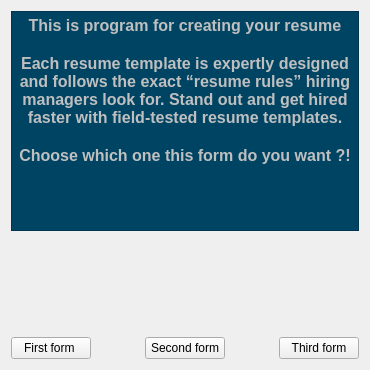
            <widget class="QWidget" name="page_11">
             <layout class="QVBoxLayout" name="verticalLayout_33">
              <item>
               <layout class="QVBoxLayout" name="verticalLayout_31">
                <item>
                 <widget class="QTextEdit" name="Subtitle">
                  <property name="sizePolicy">
                   <sizepolicy hsizetype="MinimumExpanding" vsizetype="Maximum">
                    <horstretch>0</horstretch>
                    <verstretch>0</verstretch>
                   </sizepolicy>
                  </property>
                  <property name="minimumSize">
                   <size>
                    <width>300</width>
                    <height>220</height>
                   </size>
                  </property>
                  <property name="styleSheet">
                   <string notr="true">background-color: rgb(0, 68, 100);
font: 75 8pt &quot;MS Shell Dlg 2&quot;;</string>
                  </property>
                  <property name="html">
                   <string>&lt;!DOCTYPE HTML PUBLIC &quot;-//W3C//DTD HTML 4.0//EN&quot; &quot;http://www.w3.org/TR/REC-html40/strict.dtd&quot;&gt;
&lt;html&gt;&lt;head&gt;&lt;meta name=&quot;qrichtext&quot; content=&quot;1&quot; /&gt;&lt;style type=&quot;text/css&quot;&gt;
p, li { white-space: pre-wrap; }
&lt;/style&gt;&lt;/head&gt;&lt;body style=&quot; font-family:'MS Shell Dlg 2'; font-size:8pt; font-weight:72; font-style:normal;&quot;&gt;
&lt;p align=&quot;center&quot; style=&quot; margin-top:0px; margin-bottom:0px; margin-left:0px; margin-right:0px; -qt-block-indent:0; text-indent:0px;&quot;&gt;&lt;span style=&quot; font-size:12pt; font-weight:600; color:#bfbfbf; background-color:#004464;&quot;&gt;This is program for creating your resume&lt;/span&gt;&lt;/p&gt;
&lt;p align=&quot;center&quot; style=&quot;-qt-paragraph-type:empty; margin-top:0px; margin-bottom:0px; margin-left:0px; margin-right:0px; -qt-block-indent:0; text-indent:0px; font-family:'TT Commons,system-ui,-apple-system,Segoe UI,Roboto,Ubuntu,Cantarell,Noto Sans,sans-serif'; font-size:12pt; font-weight:600; color:#bfbfbf; background-color:#004464;&quot;&gt;&lt;br /&gt;&lt;/p&gt;
&lt;p align=&quot;center&quot; style=&quot; margin-top:0px; margin-bottom:0px; margin-left:0px; margin-right:0px; -qt-block-indent:0; text-indent:0px; background-color:#004464;&quot;&gt;&lt;span style=&quot; font-family:'TT Commons,system-ui,-apple-system,Segoe UI,Roboto,Ubuntu,Cantarell,Noto Sans,sans-serif'; font-size:12pt; font-weight:600; color:#bfbfbf; background-color:#004464;&quot;&gt;Each resume template is expertly designed and follows the exact “resume rules” hiring managers look for. Stand out and get hired faster with field-tested resume templates.&lt;/span&gt;&lt;/p&gt;
&lt;p align=&quot;center&quot; style=&quot;-qt-paragraph-type:empty; margin-top:0px; margin-bottom:0px; margin-left:0px; margin-right:0px; -qt-block-indent:0; text-indent:0px; font-family:'TT Commons,system-ui,-apple-system,Segoe UI,Roboto,Ubuntu,Cantarell,Noto Sans,sans-serif'; font-size:12pt; font-weight:600; color:#bfbfbf; background-color:#004464;&quot;&gt;&lt;br /&gt;&lt;/p&gt;
&lt;p align=&quot;center&quot; style=&quot; margin-top:0px; margin-bottom:0px; margin-left:0px; margin-right:0px; -qt-block-indent:0; text-indent:0px; background-color:#004464;&quot;&gt;&lt;span style=&quot; font-family:'TT Commons,system-ui,-apple-system,Segoe UI,Roboto,Ubuntu,Cantarell,Noto Sans,sans-serif'; font-size:12pt; font-weight:600; color:#bfbfbf; background-color:#004464;&quot;&gt;Choose which one this form do you want ?!&lt;/span&gt;&lt;/p&gt;&lt;/body&gt;&lt;/html&gt;</string>
                  </property>
                 </widget>
                </item>
                <item>
                 <layout class="QHBoxLayout" name="horizontalLayout_4">
                  <item>
                   <layout class="QVBoxLayout" name="verticalLayout_28">
                    <item>
                     <spacer name="verticalSpacer_4">
                      <property name="orientation">
                       <enum>Qt::Vertical</enum>
                      </property>
                      <property name="sizeHint" stdset="0">
                       <size>
                        <width>20</width>
                        <height>40</height>
                       </size>
                      </property>
                     </spacer>
                    </item>
                    <item>
                     <widget class="QLabel" name="label_3">
                      <property name="sizePolicy">
                       <sizepolicy hsizetype="Preferred" vsizetype="Preferred">
                        <horstretch>50</horstretch>
                        <verstretch>0</verstretch>
                       </sizepolicy>
                      </property>
                      <property name="text">
                       <string/>
                      </property>
                      <property name="pixmap">
                       <pixmap resource="f1.qrc">:/newPrefix/Pic/1_p.jpg</pixmap>
                      </property>
                      <property name="scaledContents">
                       <bool>true</bool>
                      </property>
                     </widget>
                    </item>
                    <item>
                     <spacer name="verticalSpacer">
                      <property name="orientation">
                       <enum>Qt::Vertical</enum>
                      </property>
                      <property name="sizeHint" stdset="0">
                       <size>
                        <width>20</width>
                        <height>40</height>
                       </size>
                      </property>
                     </spacer>
                    </item>
                    <item>
                     <widget class="QPushButton" name="First_form_b">
                      <property name="styleSheet">
                       <string notr="true">QPushButton {
	color: rgb(0, 0, 0);
	background-color: rgb(191, 191 191);
}
QPushButton:hover {
	color: rgb(255, 255, 255);
	background-color: rgb(0, 68, 100);
}</string>
                      </property>
                      <property name="text">
                       <string>First form </string>
                      </property>
                     </widget>
                    </item>
                   </layout>
                  </item>
                  <item>
                   <spacer name="horizontalSpacer">
                    <property name="orientation">
                     <enum>Qt::Horizontal</enum>
                    </property>
                    <property name="sizeHint" stdset="0">
                     <size>
                      <width>48</width>
                      <height>20</height>
                     </size>
                    </property>
                   </spacer>
                  </item>
                  <item>
                   <layout class="QVBoxLayout" name="verticalLayout_29">
                    <item>
                     <spacer name="verticalSpacer_14">
                      <property name="orientation">
                       <enum>Qt::Vertical</enum>
                      </property>
                      <property name="sizeHint" stdset="0">
                       <size>
                        <width>20</width>
                        <height>40</height>
                       </size>
                      </property>
                     </spacer>
                    </item>
                    <item>
                     <widget class="QLabel" name="label_4">
                      <property name="text">
                       <string/>
                      </property>
                      <property name="pixmap">
                       <pixmap resource="f1.qrc">:/newPrefix/Pic/2_p.jpg</pixmap>
                      </property>
                      <property name="scaledContents">
                       <bool>true</bool>
                      </property>
                     </widget>
                    </item>
                    <item>
                     <spacer name="verticalSpacer_3">
                      <property name="orientation">
                       <enum>Qt::Vertical</enum>
                      </property>
                      <property name="sizeHint" stdset="0">
                       <size>
                        <width>20</width>
                        <height>40</height>
                       </size>
                      </property>
                     </spacer>
                    </item>
                    <item>
                     <widget class="QPushButton" name="Second_form_b">
                      <property name="styleSheet">
                       <string notr="true">QPushButton {
	color: rgb(0, 0, 0);
	background-color: rgb(191, 191 191);
}
QPushButton:hover {
	color: rgb(255, 255, 255);
	background-color: rgb(0, 68, 100);
}</string>
                      </property>
                      <property name="text">
                       <string>Second form</string>
                      </property>
                     </widget>
                    </item>
                   </layout>
                  </item>
                  <item>
                   <spacer name="horizontalSpacer_2">
                    <property name="orientation">
                     <enum>Qt::Horizontal</enum>
                    </property>
                    <property name="sizeHint" stdset="0">
                     <size>
                      <width>48</width>
                      <height>20</height>
                     </size>
                    </property>
                   </spacer>
                  </item>
                  <item>
                   <layout class="QVBoxLayout" name="verticalLayout_30">
                    <item>
                     <spacer name="verticalSpacer_15">
                      <property name="orientation">
                       <enum>Qt::Vertical</enum>
                      </property>
                      <property name="sizeHint" stdset="0">
                       <size>
                        <width>20</width>
                        <height>40</height>
                       </size>
                      </property>
                     </spacer>
                    </item>
                    <item>
                     <widget class="QLabel" name="label_13">
                      <property name="text">
                       <string/>
                      </property>
                      <property name="pixmap">
                       <pixmap resource="f1.qrc">:/newPrefix/Pic/3_p.jpg</pixmap>
                      </property>
                      <property name="scaledContents">
                       <bool>true</bool>
                      </property>
                     </widget>
                    </item>
                    <item>
                     <spacer name="verticalSpacer_16">
                      <property name="orientation">
                       <enum>Qt::Vertical</enum>
                      </property>
                      <property name="sizeHint" stdset="0">
                       <size>
                        <width>20</width>
                        <height>40</height>
                       </size>
                      </property>
                     </spacer>
                    </item>
                    <item>
                     <widget class="QPushButton" name="Third_form_b">
                      <property name="styleSheet">
                       <string notr="true">QPushButton {
	color: rgb(0, 0, 0);
	background-color: rgb(191, 191 191);
}
QPushButton:hover {
	color: rgb(255, 255, 255);
	background-color: rgb(0, 68, 100);
}</string>
                      </property>
                      <property name="text">
                       <string>Third form</string>
                      </property>
                     </widget>
                    </item>
                   </layout>
                  </item>
                 </layout>
                </item>
               </layout>
              </item>
             </layout>
            </widget>
